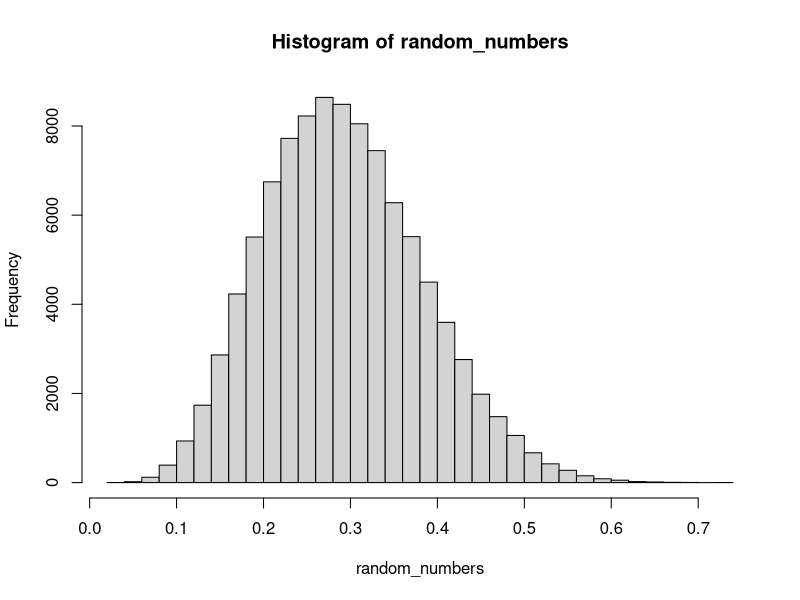
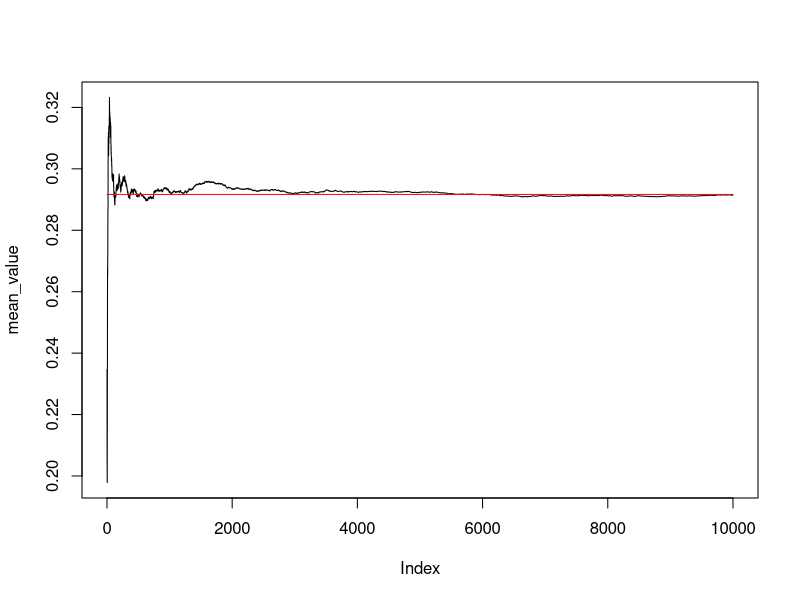
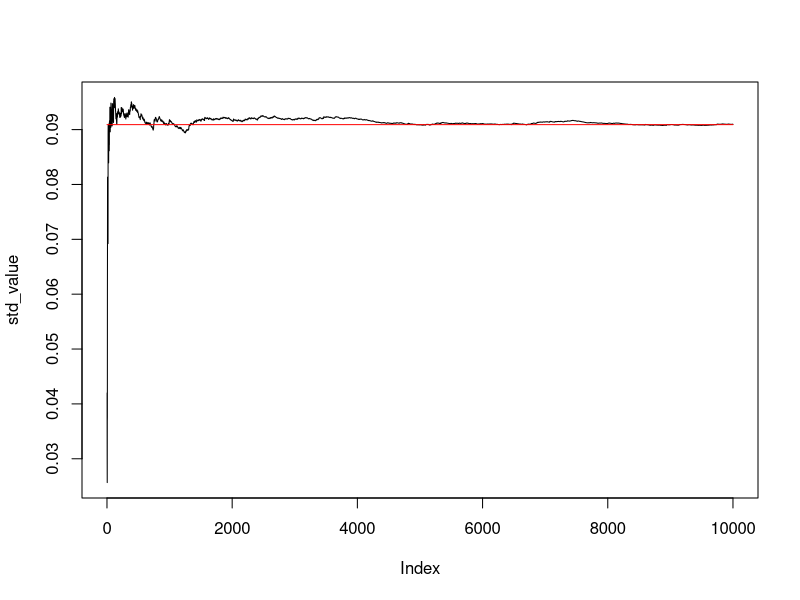
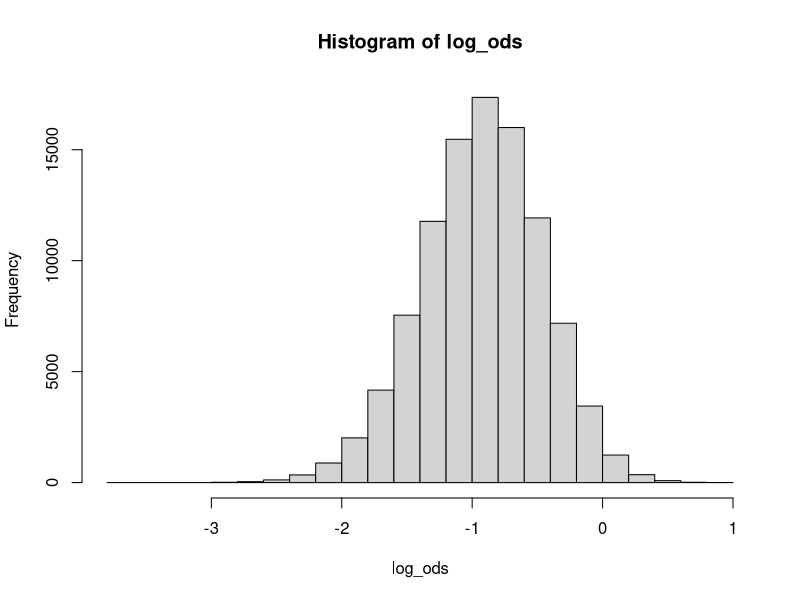
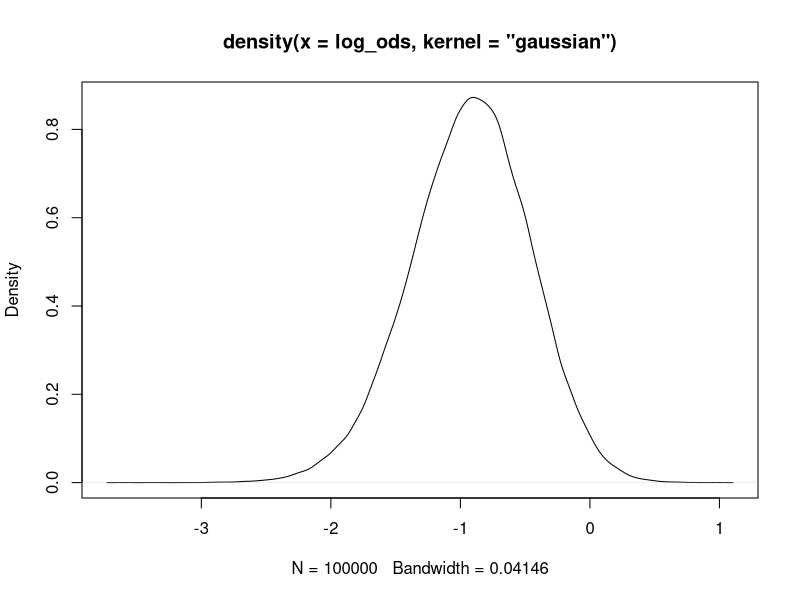

Write R code to recreate these figures, in order.

#Assignment 1a
post_beta = 2;
post_alpha = 2;
s = 5
f= 20-s
alpha = post_alpha+s
beta = post_beta+f

beta_mean = (alpha)/(alpha+beta);
beta_std = sqrt((alpha*beta)/(((alpha+beta)^2)*(alpha+beta+1)))

n = 100000
random_numbers = rbeta(n, alpha, beta)
hist(random_numbers, breaks = 50)
mean_value = rep(0, 10000)
std_value = rep(0, 10000)

for(i in 1:10000){
  mean_value[i] = mean(random_numbers[1:i])
  std_value[i] =sqrt(var(random_numbers[1:i]))
}

plot(mean_value, type="l")
points(x=1:10000, y=rep(beta_mean,10000), type = "l", col="red")

plot(std_value, type="l")
points(x=1:10000, y=rep(beta_std, 10000), type="l", col="red")


#Assignment 1b
count = ifelse (random_numbers > 0.3, 1, 0)
count = sum(count);
#compare
posterior_prob = count/n
exact_value = 1-pbeta(0.3, alpha, beta)
posterior_prob
exact_value

#Assignment 1c
log_ods = log(random_numbers/(1-random_numbers))
samp = mean(log_ods)
hist(log_ods)
#fit a normal distribution
fit = density(log_ods, kernel="gaussian")
plot(fit)
print(fit)
#mean = -1,.2413
#std = 1.0848

#N_M = mean(fit[["x"]])
#N_S = sqrt(var(fit[["x"]]))
#N_M-N_S

#Assignment 2a
